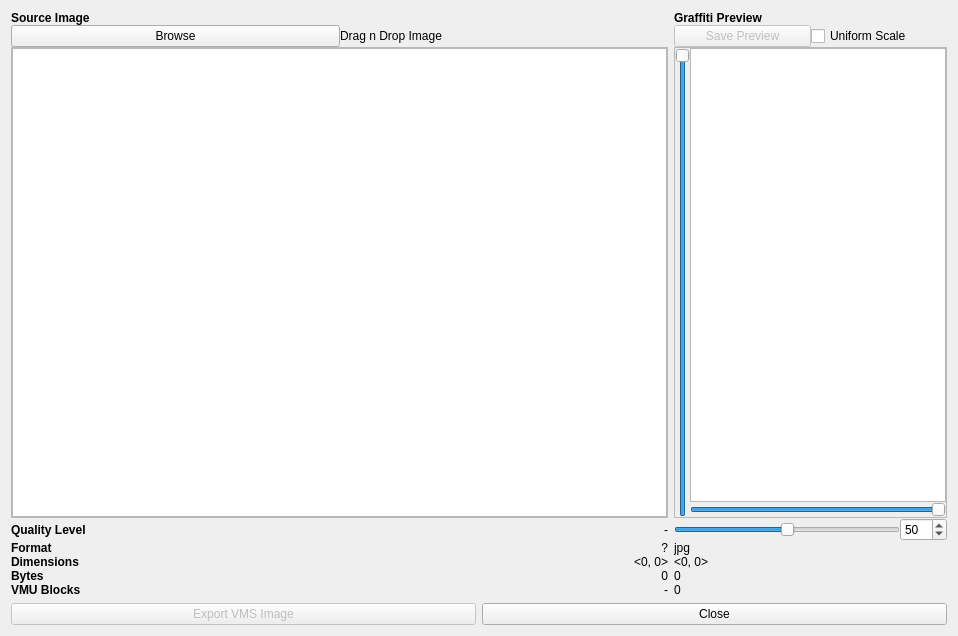
<?xml version="1.0" encoding="UTF-8"?>
<ui version="4.0">
 <class>JetSetRadioGraffitiTool</class>
 <widget class="QDialog" name="JetSetRadioGraffitiTool">
  <property name="geometry">
   <rect>
    <x>0</x>
    <y>0</y>
    <width>958</width>
    <height>636</height>
   </rect>
  </property>
  <property name="windowTitle">
   <string>Jet Set Radio Graffiti Tool</string>
  </property>
  <property name="windowIcon">
   <iconset resource="../resource/evmu.qrc">
    <normaloff>:/icons/images/jet_set_radio_logo.png</normaloff>:/icons/images/jet_set_radio_logo.png</iconset>
  </property>
  <layout class="QVBoxLayout" name="verticalLayout">
   <item>
    <layout class="QGridLayout" name="gridLayout_2" columnstretch="1,0,0">
     <property name="verticalSpacing">
      <number>0</number>
     </property>
     <item row="3" column="2">
      <widget class="QFrame" name="frame">
       <property name="frameShape">
        <enum>QFrame::StyledPanel</enum>
       </property>
       <property name="frameShadow">
        <enum>QFrame::Raised</enum>
       </property>
       <property name="lineWidth">
        <number>0</number>
       </property>
       <layout class="QGridLayout" name="gridLayout">
        <property name="leftMargin">
         <number>0</number>
        </property>
        <property name="topMargin">
         <number>0</number>
        </property>
        <property name="rightMargin">
         <number>0</number>
        </property>
        <property name="bottomMargin">
         <number>0</number>
        </property>
        <property name="spacing">
         <number>0</number>
        </property>
        <item row="0" column="1">
         <widget class="QGraphicsView" name="destGraphicsView">
          <property name="sizePolicy">
           <sizepolicy hsizetype="Expanding" vsizetype="Expanding">
            <horstretch>0</horstretch>
            <verstretch>0</verstretch>
           </sizepolicy>
          </property>
          <property name="lineWidth">
           <number>0</number>
          </property>
         </widget>
        </item>
        <item row="1" column="1">
         <widget class="QSlider" name="widthSlider">
          <property name="minimum">
           <number>1</number>
          </property>
          <property name="maximum">
           <number>100</number>
          </property>
          <property name="value">
           <number>100</number>
          </property>
          <property name="orientation">
           <enum>Qt::Horizontal</enum>
          </property>
         </widget>
        </item>
        <item row="0" column="0" rowspan="2">
         <widget class="QSlider" name="heightSlider">
          <property name="minimum">
           <number>1</number>
          </property>
          <property name="maximum">
           <number>100</number>
          </property>
          <property name="value">
           <number>100</number>
          </property>
          <property name="orientation">
           <enum>Qt::Vertical</enum>
          </property>
         </widget>
        </item>
       </layout>
      </widget>
     </item>
     <item row="2" column="2">
      <layout class="QHBoxLayout" name="horizontalLayout_2">
       <item>
        <widget class="QPushButton" name="destSavePreviewButton">
         <property name="enabled">
          <bool>false</bool>
         </property>
         <property name="text">
          <string>Save Preview</string>
         </property>
        </widget>
       </item>
       <item>
        <widget class="QCheckBox" name="uniformScaleCheckbox">
         <property name="text">
          <string>Uniform Scale</string>
         </property>
        </widget>
       </item>
      </layout>
     </item>
     <item row="2" column="0" colspan="2">
      <layout class="QHBoxLayout" name="horizontalLayout_3">
       <item>
        <widget class="QPushButton" name="sourceBrowseButton">
         <property name="text">
          <string>Browse</string>
         </property>
         <property name="autoDefault">
          <bool>false</bool>
         </property>
        </widget>
       </item>
       <item>
        <widget class="QLabel" name="sourceNameLabel">
         <property name="text">
          <string>Drag n Drop Image</string>
         </property>
        </widget>
       </item>
      </layout>
     </item>
     <item row="8" column="0">
      <widget class="QLabel" name="dimLabel">
       <property name="font">
        <font>
         <weight>75</weight>
         <bold>true</bold>
        </font>
       </property>
       <property name="text">
        <string>Dimensions</string>
       </property>
      </widget>
     </item>
     <item row="3" column="0" colspan="2">
      <widget class="QFrame" name="frame_2">
       <property name="frameShape">
        <enum>QFrame::StyledPanel</enum>
       </property>
       <property name="frameShadow">
        <enum>QFrame::Raised</enum>
       </property>
       <layout class="QHBoxLayout" name="horizontalLayout">
        <property name="spacing">
         <number>0</number>
        </property>
        <property name="leftMargin">
         <number>0</number>
        </property>
        <property name="topMargin">
         <number>0</number>
        </property>
        <property name="rightMargin">
         <number>0</number>
        </property>
        <property name="bottomMargin">
         <number>0</number>
        </property>
        <item>
         <widget class="QGraphicsView" name="sourceGraphicsView">
          <property name="sizePolicy">
           <sizepolicy hsizetype="Expanding" vsizetype="Expanding">
            <horstretch>1</horstretch>
            <verstretch>0</verstretch>
           </sizepolicy>
          </property>
         </widget>
        </item>
       </layout>
      </widget>
     </item>
     <item row="7" column="1">
      <widget class="QLabel" name="sourceFormatLabel">
       <property name="text">
        <string>?</string>
       </property>
       <property name="alignment">
        <set>Qt::AlignRight|Qt::AlignTrailing|Qt::AlignVCenter</set>
       </property>
      </widget>
     </item>
     <item row="9" column="1">
      <widget class="QLabel" name="sourceBytesLabel">
       <property name="text">
        <string>0</string>
       </property>
       <property name="alignment">
        <set>Qt::AlignRight|Qt::AlignTrailing|Qt::AlignVCenter</set>
       </property>
      </widget>
     </item>
     <item row="1" column="2">
      <widget class="QLabel" name="graffitiPreviewLabel">
       <property name="font">
        <font>
         <weight>75</weight>
         <bold>true</bold>
        </font>
       </property>
       <property name="text">
        <string>Graffiti Preview</string>
       </property>
      </widget>
     </item>
     <item row="7" column="2">
      <widget class="QLabel" name="destFormatLabel">
       <property name="text">
        <string>jpg</string>
       </property>
      </widget>
     </item>
     <item row="8" column="1">
      <widget class="QLabel" name="sourceDimLabel">
       <property name="text">
        <string>&lt;0, 0&gt;</string>
       </property>
       <property name="alignment">
        <set>Qt::AlignRight|Qt::AlignTrailing|Qt::AlignVCenter</set>
       </property>
      </widget>
     </item>
     <item row="9" column="2">
      <widget class="QLabel" name="destBytesLabel">
       <property name="text">
        <string>0</string>
       </property>
      </widget>
     </item>
     <item row="7" column="0">
      <widget class="QLabel" name="formatLabel">
       <property name="font">
        <font>
         <weight>75</weight>
         <bold>true</bold>
        </font>
       </property>
       <property name="text">
        <string>Format</string>
       </property>
      </widget>
     </item>
     <item row="9" column="0">
      <widget class="QLabel" name="bytesLabel">
       <property name="font">
        <font>
         <weight>75</weight>
         <bold>true</bold>
        </font>
       </property>
       <property name="text">
        <string>Bytes</string>
       </property>
      </widget>
     </item>
     <item row="6" column="0">
      <widget class="QLabel" name="qualityLabel">
       <property name="font">
        <font>
         <weight>75</weight>
         <bold>true</bold>
        </font>
       </property>
       <property name="text">
        <string>Quality Level</string>
       </property>
      </widget>
     </item>
     <item row="8" column="2">
      <widget class="QLabel" name="destDimLabel">
       <property name="text">
        <string>&lt;0, 0&gt;</string>
       </property>
      </widget>
     </item>
     <item row="1" column="0">
      <widget class="QLabel" name="sourceImageLabel">
       <property name="font">
        <font>
         <weight>75</weight>
         <bold>true</bold>
        </font>
       </property>
       <property name="text">
        <string>Source Image</string>
       </property>
      </widget>
     </item>
     <item row="6" column="2">
      <layout class="QHBoxLayout" name="horizontalLayout_6">
       <item>
        <widget class="QSlider" name="qualitySlider">
         <property name="maximum">
          <number>100</number>
         </property>
         <property name="value">
          <number>50</number>
         </property>
         <property name="orientation">
          <enum>Qt::Horizontal</enum>
         </property>
        </widget>
       </item>
       <item>
        <widget class="QSpinBox" name="qualitySpinbox">
         <property name="maximum">
          <number>100</number>
         </property>
         <property name="value">
          <number>50</number>
         </property>
        </widget>
       </item>
      </layout>
     </item>
     <item row="10" column="0">
      <widget class="QLabel" name="label">
       <property name="font">
        <font>
         <weight>75</weight>
         <bold>true</bold>
        </font>
       </property>
       <property name="text">
        <string>VMU Blocks</string>
       </property>
      </widget>
     </item>
     <item row="6" column="1">
      <widget class="QLabel" name="label_2">
       <property name="text">
        <string>-</string>
       </property>
       <property name="alignment">
        <set>Qt::AlignRight|Qt::AlignTrailing|Qt::AlignVCenter</set>
       </property>
      </widget>
     </item>
     <item row="10" column="1">
      <widget class="QLabel" name="label_3">
       <property name="text">
        <string>-</string>
       </property>
       <property name="alignment">
        <set>Qt::AlignRight|Qt::AlignTrailing|Qt::AlignVCenter</set>
       </property>
      </widget>
     </item>
     <item row="10" column="2">
      <widget class="QLabel" name="blocksLabel">
       <property name="text">
        <string>0</string>
       </property>
      </widget>
     </item>
    </layout>
   </item>
   <item>
    <layout class="QHBoxLayout" name="horizontalLayout_4">
     <item>
      <widget class="QPushButton" name="exportButton">
       <property name="enabled">
        <bool>false</bool>
       </property>
       <property name="text">
        <string>Export VMS Image</string>
       </property>
       <property name="icon">
        <iconset resource="../resource/evmu.qrc">
         <normaloff>:/icons/images/vmu_icon.ico</normaloff>:/icons/images/vmu_icon.ico</iconset>
       </property>
      </widget>
     </item>
     <item>
      <widget class="QPushButton" name="closeButton">
       <property name="text">
        <string>Close</string>
       </property>
       <property name="autoDefault">
        <bool>false</bool>
       </property>
      </widget>
     </item>
    </layout>
   </item>
  </layout>
 </widget>
 <resources>
  <include location="../resource/evmu.qrc"/>
  <include location="../resource/evmu.qrc"/>
 </resources>
 <connections/>
</ui>
